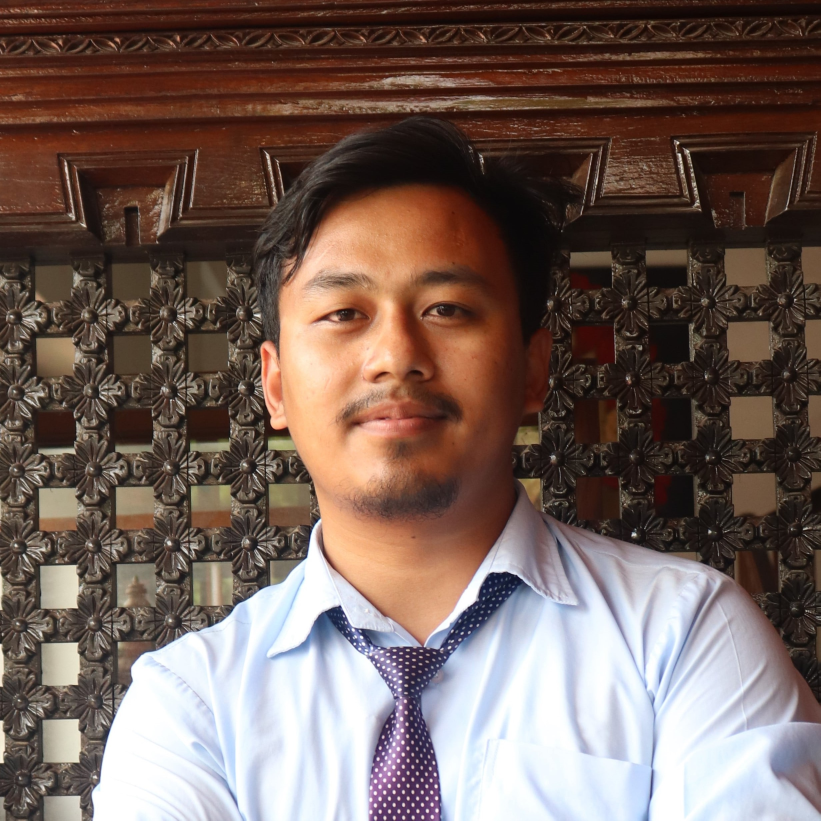
#> input picture project/src/components/images/aadishpp.jpg, 2461 x 2461 px (shown at 1/3 size); its folder holds only this picture in this run
$ python -i degrade.py   (imports and definitions only)
#> lines starting #> are read from the running program, lines starting #| are printed output that depends on the picture
#> in degrade_image, image is the input picture: shape (2461, 2461, 3); mean B, G, R 89.7, 96.8, 116.1
# [43 lines of commented-out code are left out]


import os
import cv2
import numpy as np
import random

def apply_gaussian_blur(image, kernel_size, sigma):
    """Apply Gaussian blur to the image."""
#> called with kernel_size = 45, sigma = 7.6
    return cv2.GaussianBlur(image, (kernel_size, kernel_size), sigma)
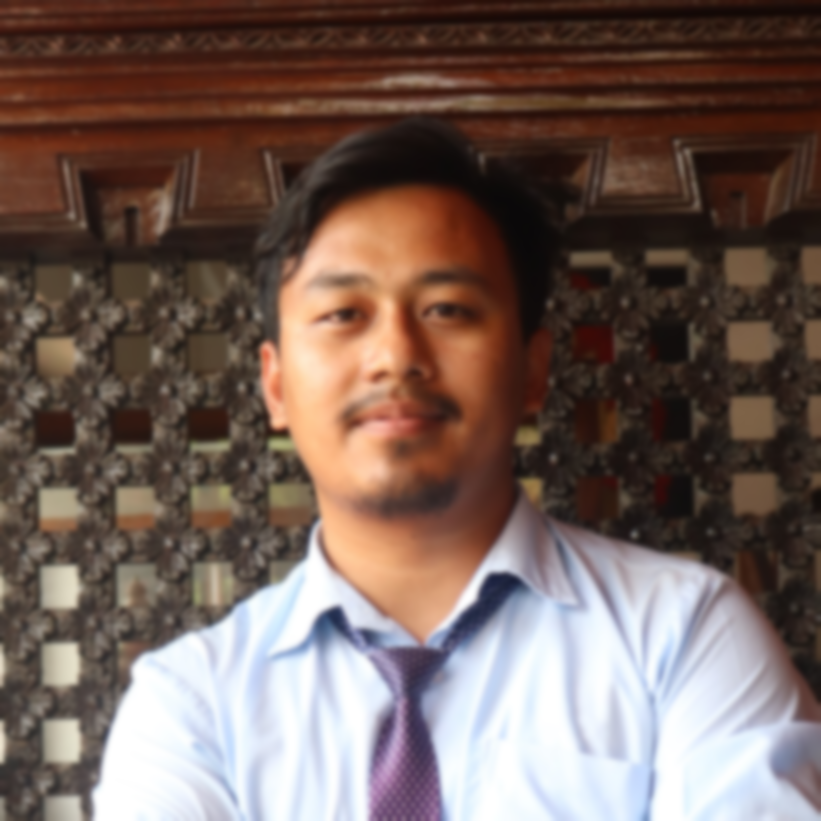
#> returned value: shape (2461, 2461, 3) (shown at 1/3 size); mean of channels 0, 1, 2 89.7, 96.8, 116.1; drawn as B, G, R

def apply_downsampling(image, scale_factor):
    """Downsample the image by a given scale factor."""
#> called with scale_factor = 3.83
    height, width = image.shape[:2]
#> height = 2461; width = 2461
    new_size = (int(width / scale_factor), int(height / scale_factor))
#> new_size = (642, 642)
    downsampled_image = cv2.resize(image, new_size, interpolation=cv2.INTER_LINEAR)
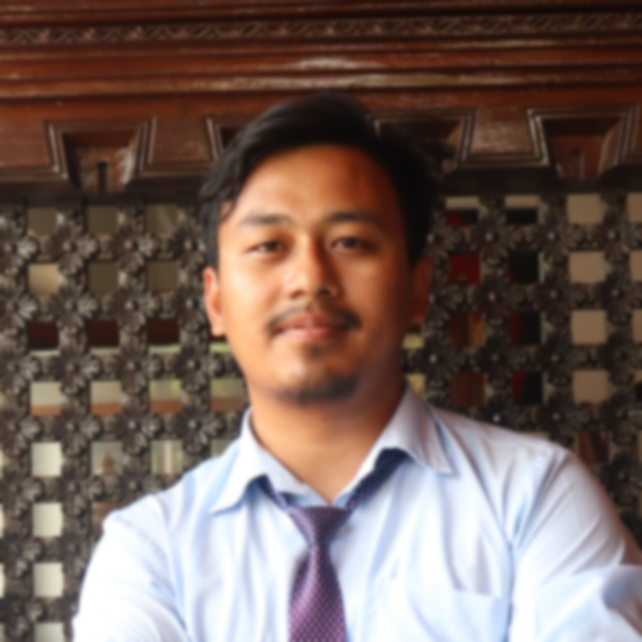
#> downsampled_image: shape (642, 642, 3); mean B, G, R 89.7, 96.7, 116.1
    return cv2.resize(downsampled_image, (width, height), interpolation=cv2.INTER_LINEAR)

def add_noise(image, noise_level):
    """Add Gaussian noise to the image."""
#> called with noise_level = 5.18
    noise = np.random.normal(0, noise_level, image.shape).astype(np.uint8)
    noisy_image = cv2.add(image, noise)
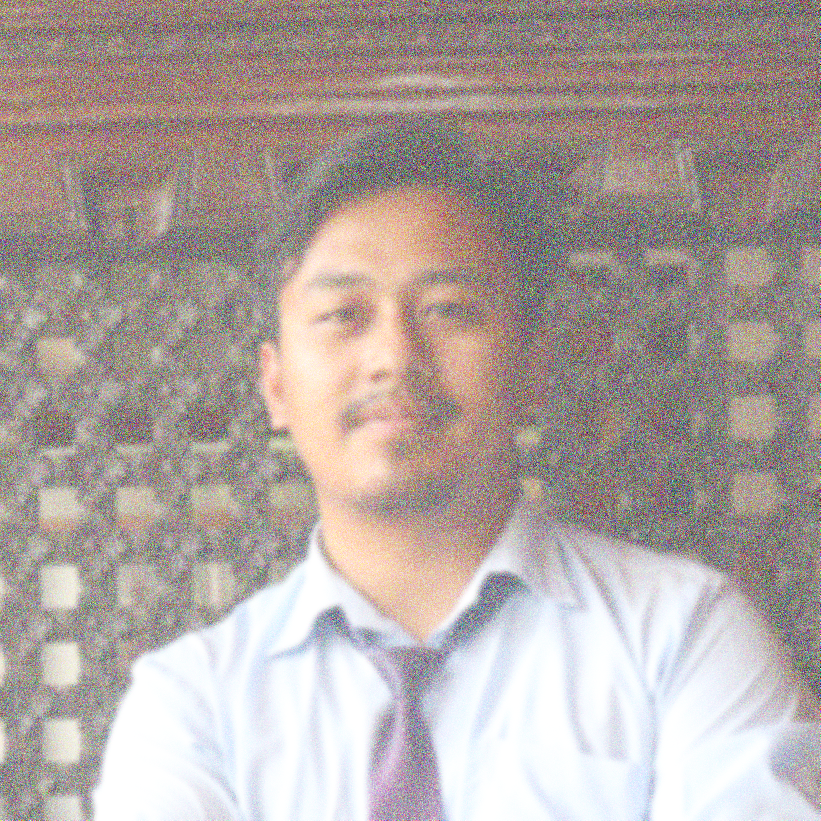
#> noisy_image: shape (2461, 2461, 3) (shown at 1/3 size); mean B, G, R 161.3, 165.4, 176.6
    return noisy_image

def apply_jpeg_compression(image, quality):
    """Apply JPEG compression to the image."""
#> called with quality = 92
    encode_param = [int(cv2.IMWRITE_JPEG_QUALITY), quality]
    _, encoded_image = cv2.imencode('.jpg', image, encode_param)
    decoded_image = cv2.imdecode(encoded_image, cv2.IMREAD_COLOR)
    return decoded_image

def apply_color_jitter(image, shift):
    """Apply color jitter by adjusting brightness, contrast, saturation, and hue."""
    image = cv2.cvtColor(image, cv2.COLOR_BGR2HSV)
    h_shift = random.randint(-shift, shift)
    s_shift = random.randint(-shift, shift)
    v_shift = random.randint(-shift, shift)
    image[:, :, 0] = cv2.add(image[:, :, 0], h_shift)
    image[:, :, 1] = cv2.add(image[:, :, 1], s_shift)
    image[:, :, 2] = cv2.add(image[:, :, 2], v_shift)
    return cv2.cvtColor(image, cv2.COLOR_HSV2BGR)

def convert_to_grayscale(image):
    """Convert the image to grayscale."""
    return cv2.cvtColor(image, cv2.COLOR_BGR2GRAY)

def degrade_image(image_path, output_folder):
    """Degrade a single image with the specified transformations."""
    image = cv2.imread(image_path)

    # Apply blurring
    kernel_type = np.random.choice(['iso', 'aniso'], p=[0.5, 0.5])
    if kernel_type == 'iso':
        kernel_size = 41  # Fixed size for isotropic
    else:
        kernel_size = random.choice([41, 45, 49])  # Example alternative sizes for anisotropic
    blur_sigma = random.uniform(0.1, 10)
    image = apply_gaussian_blur(image, kernel_size, blur_sigma)

    # Apply downsampling
    scale_factor = random.uniform(0.8, 8)
    image = apply_downsampling(image, scale_factor)

    # Add noise
    noise_level = random.uniform(0, 20)
    image = add_noise(image, noise_level)

    # Apply JPEG compression
    jpeg_quality = random.randint(60, 100)
    image = apply_jpeg_compression(image, jpeg_quality)

    # Apply color jitter
    if random.random() < 0.3:
        color_jitter_shift = 20
        image = apply_color_jitter(image, color_jitter_shift)

    # Convert to grayscale
    if random.random() < 0.01:
        image = convert_to_grayscale(image)

    # Save degraded image
    filename = os.path.basename(image_path)
    output_path = os.path.join(output_folder, filename)
    cv2.imwrite(output_path, image)

def process_folder(input_folder, output_folder):
    """Process all images in the input folder and save degraded images to the output folder."""
    if not os.path.exists(output_folder):
        os.makedirs(output_folder)

    for filename in os.listdir(input_folder):
        if filename.endswith(('.png', '.jpg', '.jpeg', '.bmp', '.tiff')):
            image_path = os.path.join(input_folder, filename)
            degrade_image(image_path, output_folder)
            print(f'Processed {filename}')

# Example usage
# input_folder = 'path/to/your/input/folder'  # Set the path to your input image folder
# output_folder = 'path/to/your/output/folder'  # Set the path to your output folder
input_folder = r'/home/kusan/Recovering-and-Enhancing-Digital-Facial-Images-/GFPGAN/datasets/faces/validation/ground_truth'
output_folder = r'/home/kusan/Recovering-and-Enhancing-Digital-Facial-Images-/GFPGAN/datasets/faces/validation/g'
# [1 line not run here, left out]

>>> result = degrade_image('../../project/src/components/images/aadishpp.jpg', 'out.png')

$ run again, on project/src/components/images/profile.jpg
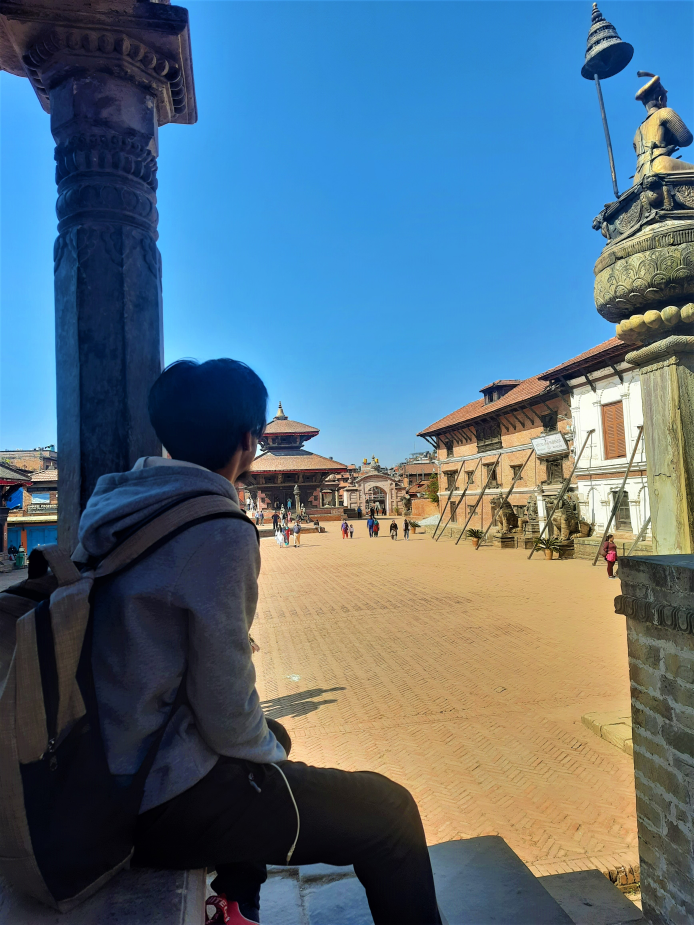
#> input picture project/src/components/images/profile.jpg, 3468 x 4624 px (shown at 1/5 size)
#> in degrade_image, image is the input picture: shape (4624, 3468, 3); mean B, G, R 128.4, 111.8, 87
#> in apply_downsampling, `downsampled_image = cv2.resize(image, new_size, interpolation=cv2.INTE..`:
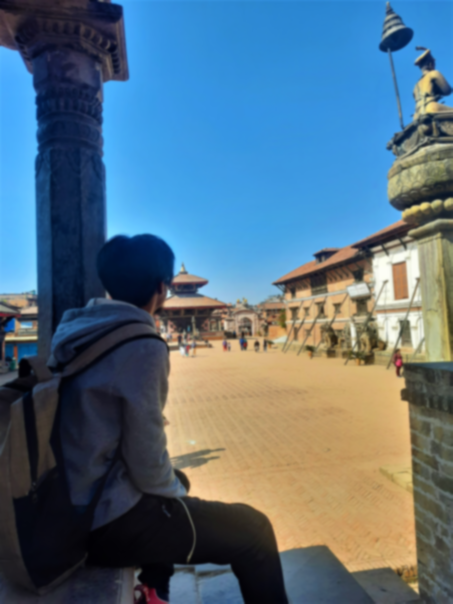
#> downsampled_image: shape (1207, 905, 3) (shown at 1/2 size); mean B, G, R 128.3, 111.7, 87
#> in add_noise, `noisy_image = cv2.add(image, noise)`:
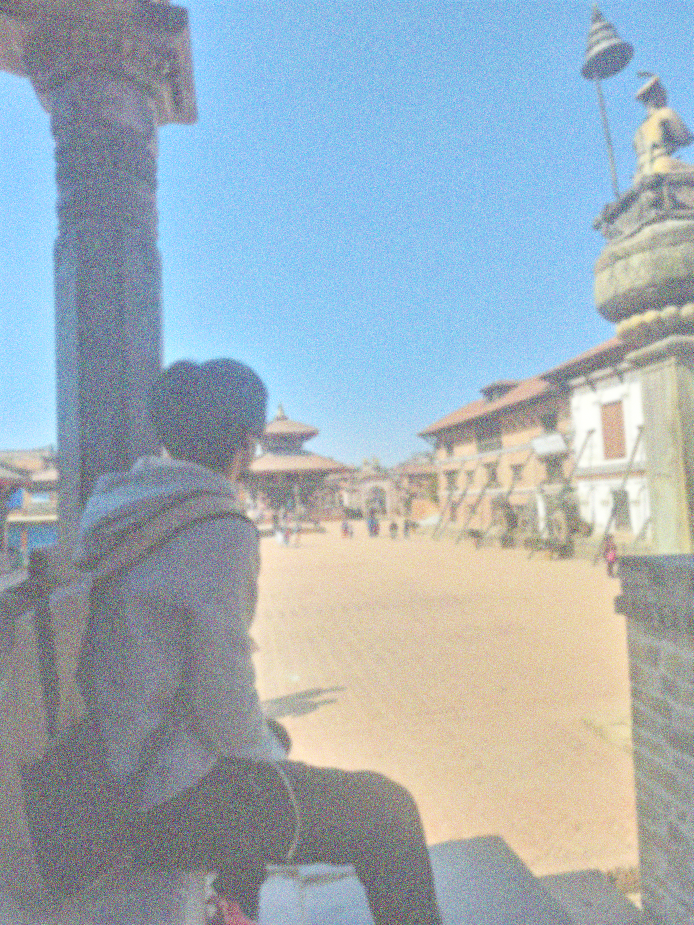
#> noisy_image: shape (4624, 3468, 3) (shown at 1/5 size); mean B, G, R 183.7, 174.2, 159.8

$ run again, on project/src/components/images/simal.jpg
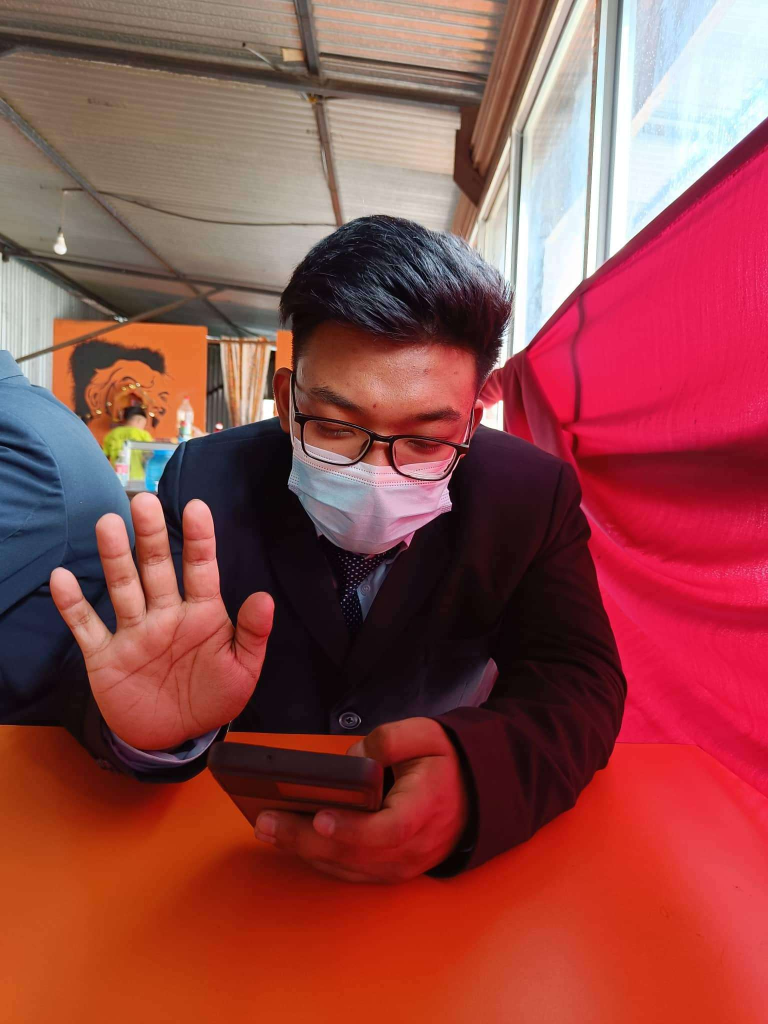
#> input picture project/src/components/images/simal.jpg, 1536 x 2048 px (shown at 1/2 size)
#> in degrade_image, image is the input picture: shape (2048, 1536, 3); mean B, G, R 72.8, 74.6, 147
#> in add_noise, `noisy_image = cv2.add(image, noise)`:
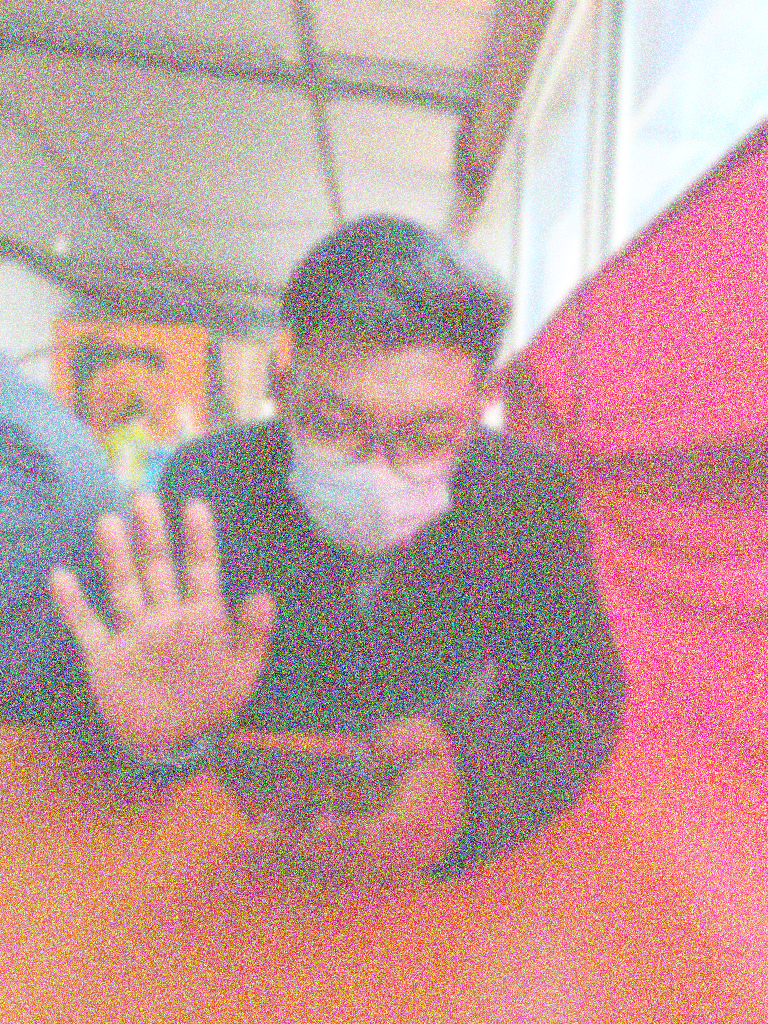
#> noisy_image: shape (2048, 1536, 3) (shown at 1/2 size); mean B, G, R 151.7, 152.7, 194.4
#> in apply_jpeg_compression, `decoded_image = cv2.imdecode(encoded_image, cv2.IMREAD_COLOR)`:
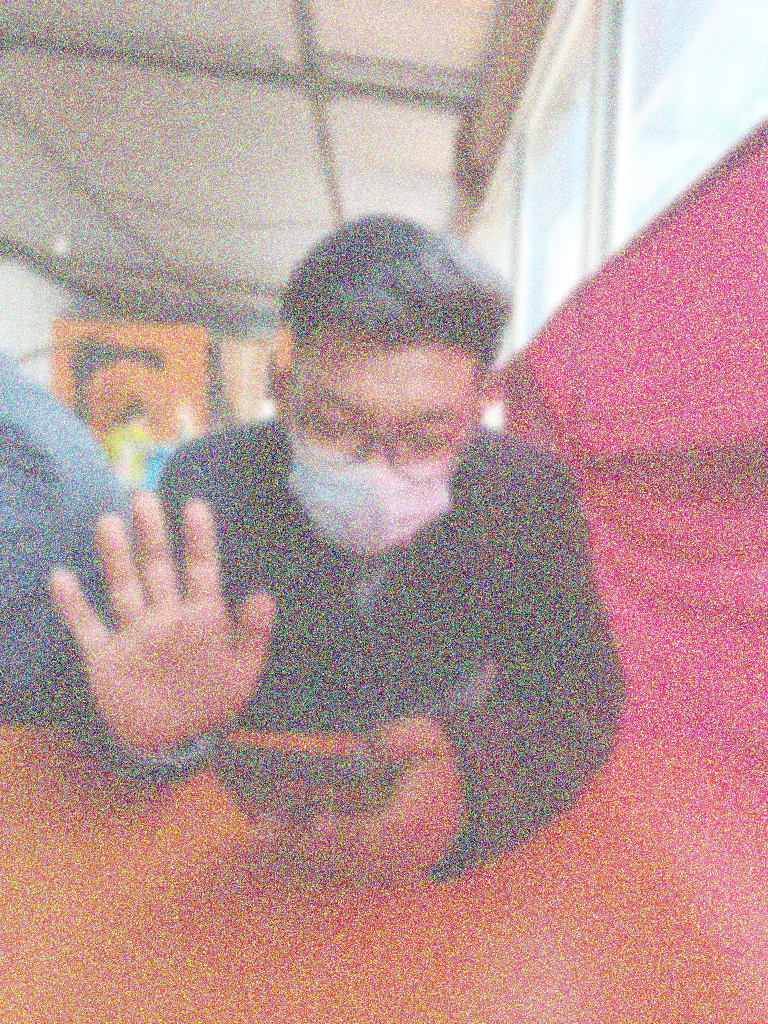
#> decoded_image: shape (2048, 1536, 3) (shown at 1/2 size); mean B, G, R 151.1, 152.5, 188.1
